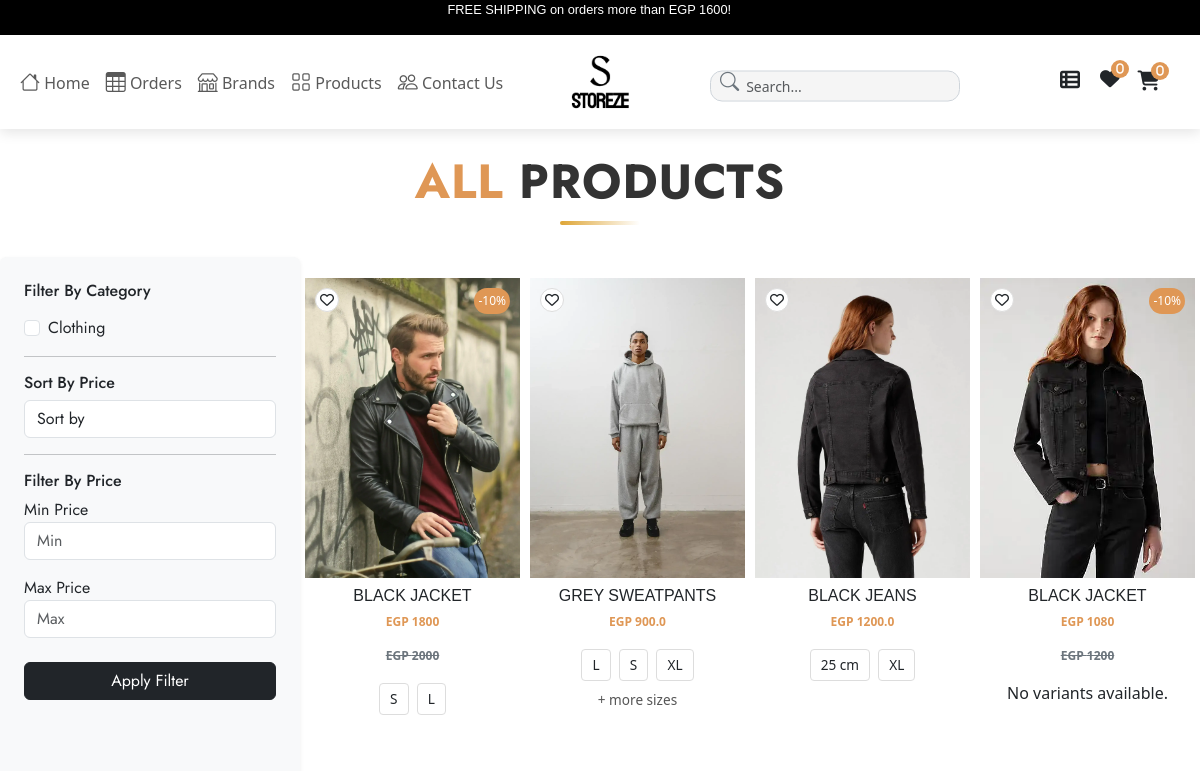
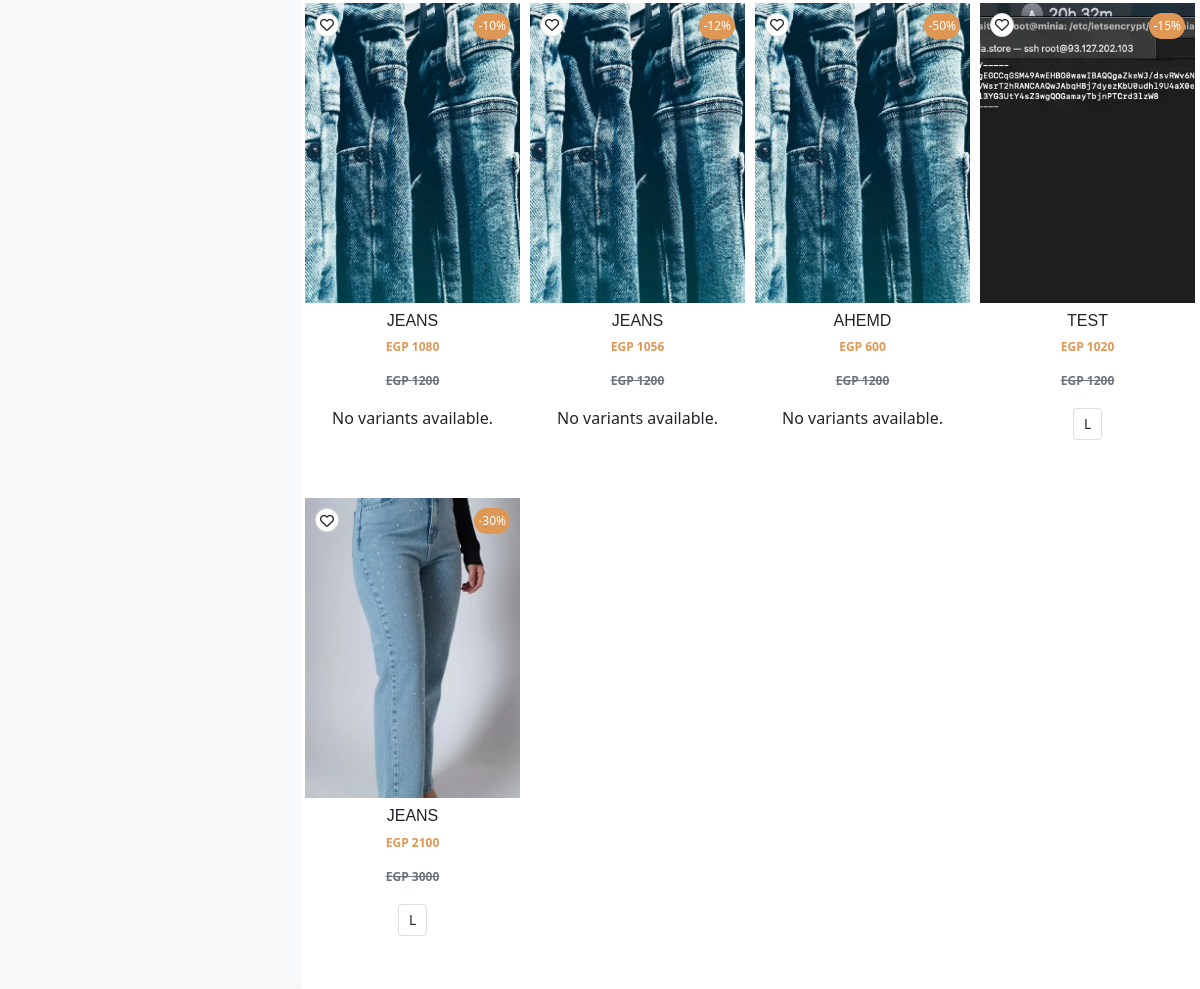
/product, run on an earlier commit of the app's database (2 pictures, top to bottom).
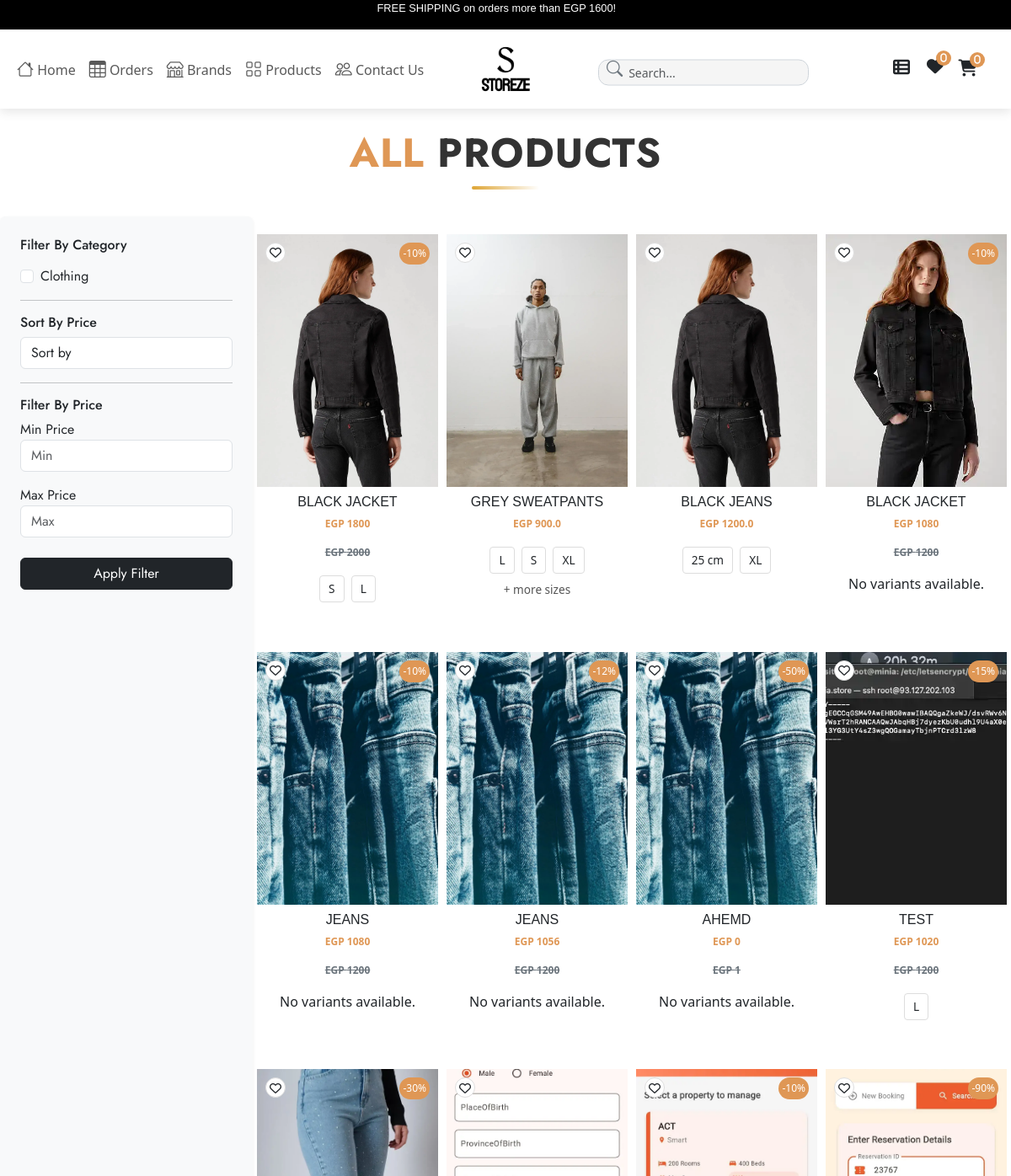
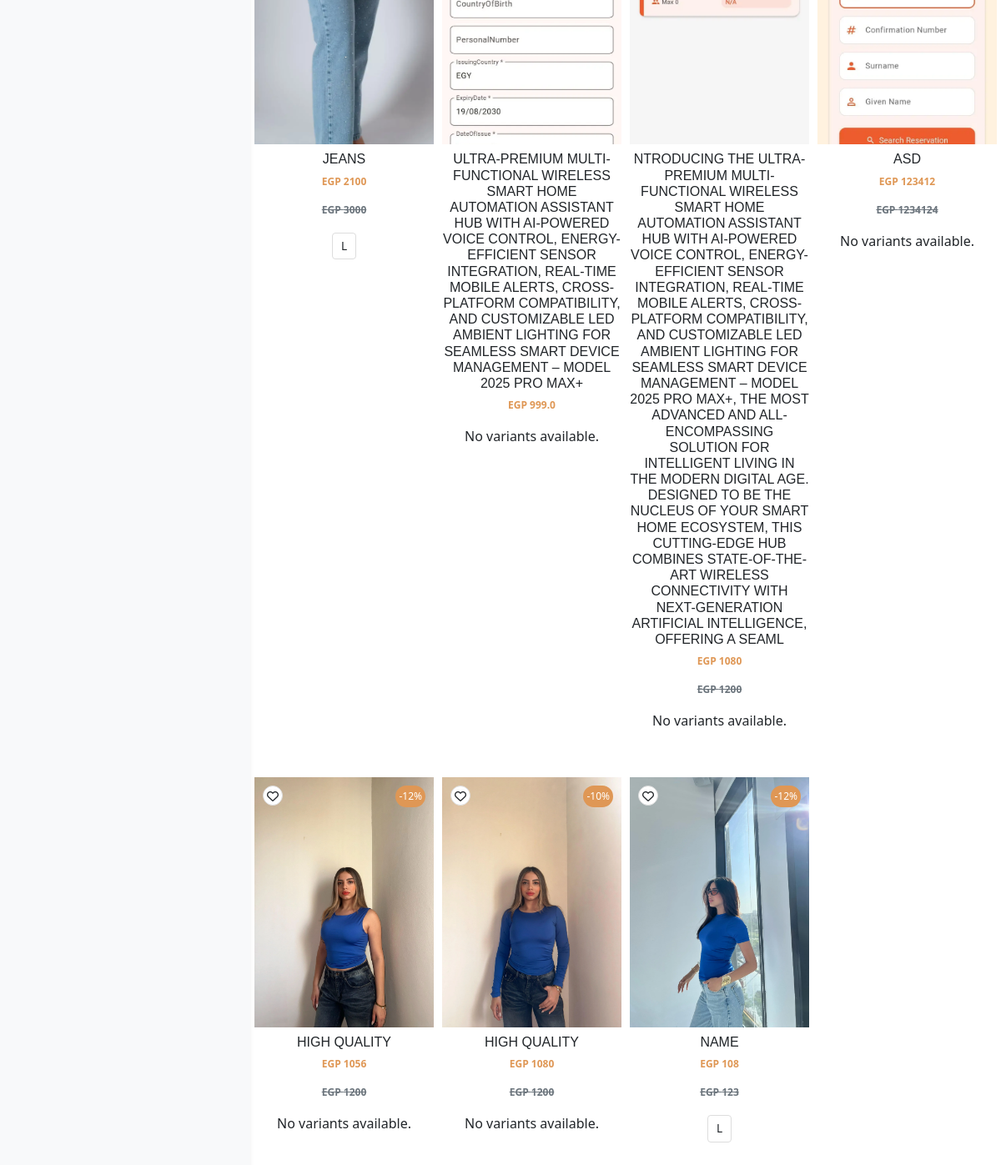
And on a later commit of the database (2 pictures, top to bottom).
### app/models.py (models this page shows, shortened)
class Main_Category(models.Model):
    name = models.CharField(max_length=100)
    def __str__(self):
        return self.name

class Product(models.Model):
    VARIANTS = (
        ('None', 'None'),
        ('Size', 'Size'),
    )
    total_quantity = models.IntegerField()
    vendor = models.ForeignKey(Vendor, on_delete=models.CASCADE, related_name='products', null=True, blank=True)  # Link product to a vendor
    availability = models.IntegerField(null=True)
    featured_image = models.ImageField(upload_to='media/product_imgs', max_length=255, blank=True, null=True)
    product_name = models.CharField(max_length=600)
    Brand = models.ForeignKey(Brand, related_name='products', on_delete=models.CASCADE, null=True)
    price = models.IntegerField()
    discount = models.IntegerField()
    tax = models.IntegerField(null=True)
    variant = models.CharField(max_length=10, choices=VARIANTS, default='None')
    packing_cost = models.IntegerField(null=True)
    product_information = models.CharField(max_length=900, null=True)
    model_name = models.CharField(max_length=900)
    categories = models.ForeignKey(Category, related_name='products', on_delete=models.CASCADE)
    color = models.ManyToManyField(Color, related_name='products', null=True)
    tags = models.CharField(max_length=900)
    description = models.CharField(max_length=900, null=True)
    section = models.ForeignKey(Section, on_delete=models.DO_NOTHING)
    slug = models.SlugField(default='', max_length=900, null=True, blank=True)
    main_categorys = models.ForeignKey(Main_Category, on_delete=models.CASCADE, null=True, blank=True)
    def get_absolute_url(self):
        from django.urls import reverse
        return reverse("product_detail", kwargs={'slug': self.slug})
    class Meta:
        db_table = "app_Product"

class ProductVariation(models.Model):
    product = models.ForeignKey(Product, on_delete=models.CASCADE, related_name='variations')
    size = models.ForeignKey(Size, on_delete=models.CASCADE)
    stock = models.PositiveIntegerField(default=0)  # Track available stock for each size
    price = models.DecimalField(max_digits=10, decimal_places=2, default=0)  # Price for specific variations
    discount = models.DecimalField(max_digits=5, decimal_places=2, default=0, blank=True, null=True)  # Discount for specific variations
    class Meta:
        unique_together = ('product', 'size')  # Ensure unique combinations of product and size

class Size(models.Model):
    name = models.CharField(max_length=100)
    code = models.CharField(max_length=10, blank=True,null=True)

### app/views.py (the view)
# urls.py: path('product', views.PRODUCT, name='product'),
def PRODUCT(request):
    category = Main_Category.objects.all()
    product = Product.objects.all()
    main_category = Main_Category.objects.all()
    sub_category = Sub_Category.objects.all()
    brand = Brand.objects.all()
    categories = Category.objects.all()
    products_with_variants = []
    for prod in product:
        variants = prod.variations.all()
        size_grouped_variants = {}
        for variant in variants:
            size = variant.size
            if size not in size_grouped_variants:
                size_grouped_variants[size] = {
                    'in_stock': False,
                    'variants': []
                }
            if variant.stock > 0:
                size_grouped_variants[size]['in_stock'] = True
            size_grouped_variants[size]['variants'].append({
                'variant': variant,
                'price': float(variant.price) if isinstance(variant.price, str) else variant.price,
                'stock': variant.stock,
            })
        products_with_variants.append({
            'product': prod,
            'size_grouped_variants': size_grouped_variants,
        })
    context = {
        'category': category,
        'product': products_with_variants,
        'sub_category': sub_category,
        'brand': brand,
        'main_category': main_category,
        'categories': categories,
    }
    return render(request, 'product/product.html', context)

### app/templates/product/product.html (shortened to what this page needs)
{% extends 'app/base.html'%}
{% load product_tags %}
{% block content %}
<body>
    <h1 class="text-center my-4 fw-bold display-5 position-relative modern-heading">
        <span style="color:#DF9755">All</span> Products
    </h1>
<div class="container-fluid mt-1 d-none d-lg-flex">
    <div class="row mt-2">
        <div class="col-md-3 filter-sidebar bg-light p-4 rounded shadow-sm" style="font-family: 'Jost', sans-serif;">
            <h6 class="mb-3">Filter By Category</h6>
            {% for i in category %}
            <div class="form-check mb-2">
                <input type="checkbox" class="form-check-input" id="{{i.name}}" onchange="applyFilters()">
                <label class="form-check-label" for="{{i.name}}">{{i.name}}</label>
            </div>
            {% endfor %}
            <hr class="my-3">
            <h6 class="mb-2">Sort By Price</h6>
            <select id="sort-by" class="form-control mb-3" onchange="applyFilters()">
                <option value="default">Sort by</option>
            </select>
            <hr class="my-3">
            <h6 class="mb-2">Filter By Price</h6>
            <div class="form-group mb-3">
                <label for="minPrice">Min Price</label>
                <input type="number" class="form-control" id="minPrice" placeholder="Min">
            </div>
            <div class="form-group mb-4">
                <label for="maxPrice">Max Price</label>
                <input type="number" class="form-control" id="maxPrice" placeholder="Max">
            </div>
            <button class="btn btn-dark w-100" onclick="applyFilters()">Apply Filter</button>
        </div>
        <div class="col-md-9 mt-3">
            <div class="row" id="product-list">
                {% for i in product %}
                <div class="col-6 col-md-6 col-lg-3 product-card" data-category="{{ i.product.main_categorys }}" data-brand="{{ i.product.categories }}" data-price="{% call_sellprice i.product.price i.product.discount %}">
                    <div class="product-image position-relative">
                        <a href="{{ i.product.get_absolute_url }}">
                            <img src="{{ i.product.featured_image.url }}" alt="{{ i.product.product_name }}">
                        </a>
                        {% if i.product.discount %}
                            <span class="off">-{{ i.product.discount }}%</span>
                        {% endif %}
                        {% if i.product.id %}
                            <div class="wishlist-btn">
                                <a href="{% url 'add_to_wishlist' i.product.id %}">
                                    <i class="fa-regular fa-heart text-dark"></i>
                                </a>
                            </div>
                        {% else %}
                            <p>No product ID available</p>
                        {% endif %}
                    </div>
                    <h6 class="text-center mt-2 tuffy-regular">{{ i.product.product_name }}</h6>
                    <div class="product-price text-center">
                        <p>
                            EGP {% call_sellprice i.product.price i.product.discount %}
                        </p>
                        {% if i.product.discount %}
                            <del class="text-secondary"> EGP {{ i.product.price }} </del>
                        {% endif %}
                    </div>
                    <div class="product-variants mt-3 text-center">
                        {% if i.product.variations.all %}
                            <div class="sizes">
                                <ul class="list-inline">
                                    {% for variant in i.product.variations.all %}
                                        {% if forloop.counter <= 3 %}
                                            <li class="list-inline-item" style="font-size: 0.85rem; padding: 5px 10px; border: 1px solid #ddd; border-radius: 4px; margin: 2px;">
                                                {{ variant.size.name }}
                                            </li>
                                        {% endif %}
                                    {% endfor %}
                                    {% if i.product.variations.all|length > 3 %}
                                        <li class="list-inline-item" style="font-size: 0.85rem; padding: 5px 10px; border-radius: 4px; margin: 2px; color: #555;">
                                            + more sizes
                                        </li>
                                    {% endif %}
                                </ul>
                            </div>
                        {% else %}
                            <p>No variants available.</p>
                        {% endif %}
                    </div>
                </div>
                {% endfor %}
            </div>
        </div>
    </div>
</div>
{% endblock %}

### app/templates/app/base.html (shortened to what this page needs)
{% load static %}
<!DOCTYPE html>
<html>
    <head>
        <link rel="stylesheet" href="https://cdn.jsdelivr.net/npm/bootstrap@5.3.3/dist/css/bootstrap.min.css">
        <link rel="stylesheet" href="https://cdnjs.cloudflare.com/ajax/libs/font-awesome/6.7.2/css/all.min.css">
        <link rel="stylesheet" href="{% static 'styles/main.css' %}">
        <link rel="stylesheet" href="{% static 'styles/main.css' %}">
        <link href="https://cdn.jsdelivr.net/npm/bootstrap-icons@1.10.5/font/bootstrap-icons.css" rel="stylesheet">
    </head>
    <body>
        <div class="announcement">
            <p>FREE SHIPPING on orders more than EGP 1600!&nbsp;&nbsp;&nbsp;&nbsp;&nbsp;&nbsp;</p>
        </div>
<nav class="navbar navbar-expand-lg" style="background-color:transparent ;">
    <div class="container-fluid position-relative d-flex justify-content-between align-items-center mt-3 mb-3">
        <div class="d-flex carty">
            <a href="{% url 'cart_detail' %}" class="me-2 text-decoration-none">
                <i class="fa fa-shopping-cart fs-5 position-relative text-dark">
                    <span class="badge cart-badge position-absolute top-0 start-100 translate-middle p-1">
                        {{ request.session.cart|length|default:0 }}
                    </span>
                </i>
            </a>
        </div>
        <a href="/" class="position-absolute top-50 start-50 translate-middle text-center">
            <img src="{% static 'media/storeze-high-resolution-logo-removebg-preview.png' %}" alt="STOREZE Logo"
                 style="height: 80px; width: auto;">
        </a>
        <div class="collapse navbar-collapse" id="navbarNav">
            <ul class="navbar-nav d-none d-lg-flex">
                <li class="nav-item">
                    <a class="nav-link" href="{% url 'frontpage'%}"><i class="fs-5 bi-house"></i> Home</a>
                </li>
                <li class="nav-item">
                    <a class="nav-link" href="{% url 'profile'%}"><i class="fs-5 bi-table"></i> Orders</a>
                </li>
                <li class="nav-item">
                    <a class="nav-link" href="{% url 'brand_list' %}"><i class="fs-5 bi-shop"></i> Brands </a>
                </li>
                <li class="nav-item">
                    <a class="nav-link" href="{% url 'product' %}"><i class="fs-5 bi-grid"></i> Products</a>
                </li>
                <li class="nav-item">
                    <a class="nav-link" href="{% url 'contact' %}"><i class="fs-5 bi-people"></i> Contact Us</a>
                </li>
            </ul>
            <a href="{% url 'wishlist' %}" class="me-2">
                <i class="fa fa-heart fs-5 text-dark whishy">
                    <span class="badge cart-badge position-absolute top-0 start-100 translate-middle p-1">
                        {{ wishlist_count }}
                    </span>
                </i>
            </a>
            <a href="{% url 'category_list' %}" class="listy">
            <i class="fa fa-th-list fs-5 position-relative text-dark"></i></a>
        </div>
    </div>
    <div class="w-100 searchy mx-3">
        <div class="d-flex align-items-center position-relative search-form-wrapper">
            <form method="get" action="{% url 'search' %}" class="search-form-input w-100">
                <button type="submit" class="search-icon-button" aria-label="Search">
                    <i class="bi bi-search search-icon-inside"></i>
                </button>
                <input type="text" name="q" class="form-control form-control-sm ps-5" placeholder="Search..." value="{{ request.GET.q }}">
            </form>
        </div>
    </div>
</nav>
{% block content %}
{% endblock %}
{% load compress %}
    </body>
</html>

What changed in the data, as far as the page shows it:
changed Product (number 1 of 15 on the later page): product.featured_image: a different picture
changed Product "GREY SWEATPANTS": product.featured_image: a different picture
changed Product "AHEMD": price+discount "600" → "0"; product.price "1200" → "1"
added Product: product.featured_image (picture), product.product_name "ULTRA-PREMIUM MULTI-FUNCTIONAL WIRELESS SMART HOME AUTOMATION ASSISTANT HUB WITH AI-POWERED VOICE CONTROL, ENERGY-EFFICIENT SENSOR INTEGRATION, REAL-TIME MOBILE ALERTS, CROSS-PLATFORM COMPATIBILITY, AND CUSTOMIZABLE LED AMBIENT LIGHTING FOR SEAMLESS SMART DEVICE MANAGEMENT – MODEL 2025 PRO MAX+", price+discount "999.0", shows "No variants available."
added Product: product.featured_image (picture), product.discount "10", product.product_name "NTRODUCING THE ULTRA-PREMIUM MULTI-FUNCTIONAL WIRELESS SMART HOME AUTOMATION ASSISTANT HUB WITH AI-POWERED VOICE CONTROL, ENERGY-EFFICIENT SENSOR INTEGRATION, REAL-TIME MOBILE ALERTS, CROSS-PLATFORM COMPATIBILITY, AND CUSTOMIZABLE LED AMBIENT LIGHTING FOR SEAMLESS SMART DEVICE MANAGEMENT – MODEL 2025 PRO MAX+, THE MOST ADVANCED AND ALL-ENCOMPASSING SOLUTION FOR INTELLIGENT LIVING IN THE MODERN DIGITAL AGE. DESIGNED TO BE THE NUCLEUS OF YOUR SMART HOME ECOSYSTEM, THIS CUTTING-EDGE HUB COMBINES STATE-OF-THE-ART WIRELESS CONNECTIVITY WITH NEXT-GENERATION ARTIFICIAL INTELLIGENCE, OFFERING A SEAML", price+discount "1080", product.price "1200", shows "No variants available."
added Product: product.featured_image (picture), product.discount "90", product.product_name "ASD", price+discount "123412", product.price "1234124", shows "No variants available."
added Product: product.featured_image (picture), product.discount "12", product.product_name "HIGH QUALITY", price+discount "1056", product.price "1200", shows "No variants available."
added Product: product.featured_image (picture), product.discount "10", product.product_name "HIGH QUALITY", price+discount "1080", product.price "1200", shows "No variants available."
added Product: product.featured_image (picture), product.discount "12", product.product_name "NAME", price+discount "108", product.price "123"
added ProductVariation: size.name "L", shown under "12"
